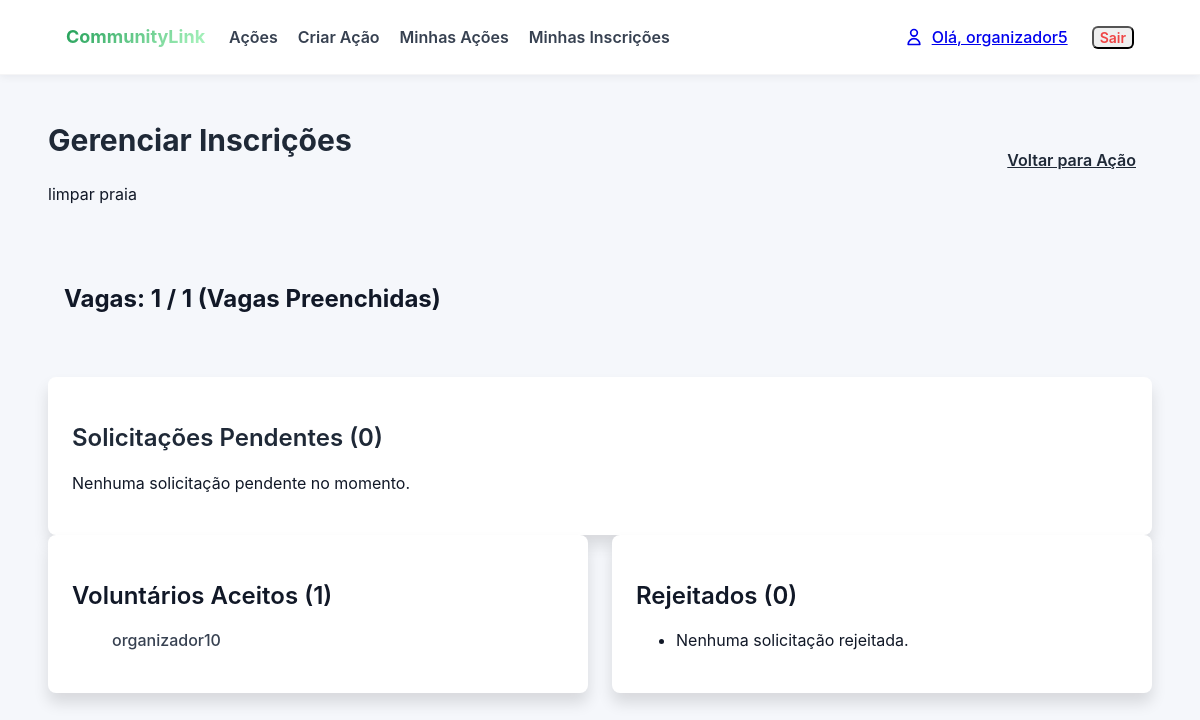
Screenshot of /acoes/6/gerenciar/ (signed in) with the database file from the repository.
### acoes/models.py (models this page shows, shortened)
class Acao(models.Model):
    titulo = models.CharField(max_length=200)
    descricao = models.TextField()
    data = models.DateTimeField() # Armazena data e hora
    local = models.CharField(max_length=255)
    numero_vagas = models.PositiveIntegerField()
    CATEGORIA_CHOICES = [
        ('SAUDE', 'Saúde'),
        ('EDUCACAO', 'Educação'),
        ('MEIO_AMBIENTE', 'Meio Ambiente'),
        ('ANIMAIS', 'Animais'),
        ('OUTRO', 'Outro'),
    ]
    categoria = models.CharField(max_length=50, choices=CATEGORIA_CHOICES, default='OUTRO')
    organizador = models.ForeignKey(
        User,
        on_delete=models.CASCADE,
        related_name='acoes_criadas' # Assim, podemos fazer: user.acoes_criadas.all()
    )
    voluntarios = models.ManyToManyField(
        User,
        through='Inscricao',         # O nome do modelo intermediário
        related_name='acoes_inscritas', # Assim, podemos fazer: user.acoes_inscritas.all()
        blank=True                   # A ação pode começar sem nenhum voluntário
    )
    notas_organizador = models.TextField(blank=True, null=True, help_text="Notas privadas do organizador sobre a execução da ação.")
    @property
    def ja_aconteceu(self):
        return self.data < timezone.now()
    @property
    def vagas_preenchidas(self):
        return self.inscricao_set.filter(status='ACEITO').count()
    @property
    def esta_cheia(self):
        return self.vagas_preenchidas >= self.numero_vagas
    def get_absolute_url(self):
        return reverse('acoes:acao_detail', kwargs={'pk': self.pk})

class Inscricao(models.Model):
    STATUS_CHOICES = [
        ('PENDENTE', 'Pendente'),
        ('ACEITO', 'Aceito'),
        ('REJEITADO', 'Rejeitado'),
        ('CANCELADO', 'Cancelado'),
    ]
    acao = models.ForeignKey(Acao, on_delete=models.CASCADE)
    voluntario = models.ForeignKey(User, on_delete=models.CASCADE)
    status = models.CharField(max_length=10, choices=STATUS_CHOICES, default='PENDENTE')
    data_inscricao = models.DateTimeField(auto_now_add=True)
    comentario = models.TextField(blank=True, null=True)
    class Meta:
        unique_together = ('acao', 'voluntario')

### acoes/views.py (the view, shortened to what this page needs)
# urls.py: path('<int:pk>/gerenciar/', views.acao_manage, name='acao_manage'),
@login_required
def acao_manage(request, pk):
    acao = get_object_or_404(Acao, pk=pk)
    if acao.organizador != request.user and not request.user.is_superuser:
        messages.error(request, 'Você não tem permissão para gerenciar esta ação.')
        return redirect(acao.get_absolute_url())
    solicitacoes_pendentes = acao.inscricao_set.filter(status='PENDENTE').order_by('data_inscricao')
    solicitacoes_aceitas = acao.inscricao_set.filter(status='ACEITO').order_by('voluntario__username')
    solicitacoes_rejeitadas = acao.inscricao_set.filter(status='REJEITADO').order_by('voluntario__username')
    context = {
        'acao': acao,
        'pendentes': solicitacoes_pendentes,
        'aceitas': solicitacoes_aceitas,
        'rejeitadas': solicitacoes_rejeitadas,
    }
    return render(request, 'acoes/acao_manage.html', context)

### acoes/context_processors.py (called while the page is built)
def auth_groups_processor(request):
    is_organizador = False
    is_voluntario = False
    unread_notification_count = 0 # Valor padrão
    if request.user.is_authenticated:
        is_organizador = request.user.groups.filter(name='Organizadores').exists()
        is_voluntario = request.user.groups.filter(name='Voluntarios').exists()
        unread_notification_count = Notificacao.objects.filter(
            destinatario=request.user,
            lida=False
        ).count()
    return {
        'is_organizador': is_organizador,
        'is_voluntario': is_voluntario,
        'unread_notification_count': unread_notification_count
    }

### acoes/templates/acoes/acao_manage.html (shortened to what this page needs)
{% extends 'acoes/base.html' %}
{% block content %}
    <div class="flex justify-between items-center mb-6">
        <div>
            <h1 class="text-3xl font-bold text-gray-800">Gerenciar Inscrições</h1>
            <p class="text-xl text-gray-600">{{ acao.titulo }}</p>
        </div>
        <a href="{{ acao.get_absolute_url }}" class="px-4 py-2 bg-gray-200 hover:bg-gray-300 text-gray-800 font-semibold rounded-lg transition duration-300">
            Voltar para Ação
        </a>
    </div>
    <div class="bg-blue-100 text-blue-800 p-4 rounded-lg mb-6">
        <h2 class="font-bold text-lg">
            Vagas: {{ acao.vagas_preenchidas }} / {{ acao.numero_vagas }}
            {% if acao.esta_cheia %}(Vagas Preenchidas){% endif %}
        </h2>
    </div>
    <div class="bg-white rounded-lg shadow-xl p-6 mb-8">
        <h2 class="text-2xl font-semibold text-gray-800 mb-4">Solicitações Pendentes ({{ pendentes.count }})</h2>
        {% if not pendentes %}
            <p class="text-gray-600">Nenhuma solicitação pendente no momento.</p>
        {% endif %}
    </div>
    <div class="grid grid-cols-1 md:grid-cols-2 gap-6">
        <div class="bg-white rounded-lg shadow-xl p-6">
            <h2 class="text-2xl font-semibold text-green-700 mb-4">Voluntários Aceitos ({{ aceitas.count }})</h2>
            <ul class="space-y-2">
                {% for inscricao in aceitas %}
                    <li class="flex justify-between items-center border-b pb-2">
                        <span class="text-gray-700 font-medium">{{ inscricao.voluntario.username }}</span>
                    </li>
                {% empty %}
                    <li class="text-gray-500">Nenhum voluntário aceito.</li>
                {% endfor %}
            </ul>
        </div>
        <div class="bg-white rounded-lg shadow-xl p-6">
            <h2 class="text-2xl font-semibold text-red-700 mb-4">Rejeitados ({{ rejeitadas.count }})</h2>
            <ul class="space-y-2">
                {% for inscricao in rejeitadas %}
                    <li class="text-gray-500 line-through">{{ inscricao.voluntario.username }}</li>
                {% empty %}
                    <li class="text-gray-500">Nenhuma solicitação rejeitada.</li>
                {% endfor %}
            </ul>
        </div>
    </div>
{% endblock %}

### acoes/templates/acoes/base.html (shortened to what this page needs)
<!DOCTYPE html>
{% load static %}
<html lang="pt-br">
<head>
    <link rel="stylesheet" href="{% static 'css/style.css' %}">
</head>
<body>
    <nav class="site-nav">
        <div class="container">
            <div class="nav-row">
                <div class="nav-left">
                    <div>
                        <a href="{% url 'acoes:acao_list' %}" class="brand">
                            <span class="brand-text">CommunityLink</span>
                        </a>
                    </div>
                    <div class="nav-links">
                        <a href="{% url 'acoes:acao_list' %}" class="py-4 px-2 text-gray-700 hover:text-green-600 font-semibold">Ações</a>
                        {% if user.is_authenticated %}
                            {% if is_organizador or user.is_superuser %}
                            <a href="{% url 'acoes:acao_create' %}" class="py-4 px-2 text-gray-700 hover:text-green-600 font-semibold">Criar Ação</a>
                            <a href="{% url 'acoes:minhas_acoes' %}" class="py-4 px-2 text-gray-700 hover:text-green-600 font-semibold">Minhas Ações</a>
                            {% endif %}
                            <a href="{% url 'acoes:minhas_inscricoes' %}" class="py-4 px-2 text-gray-700 hover:text-green-600 font-semibold">Minhas Inscrições</a>
                        {% endif %}
                    </div>
                </div>
                <div class="nav-right">
                    {% if user.is_authenticated %}
                        <div class="flex items-center gap-4" style="display: inline-flex; align-items: center; gap: 1rem;">
                            <a href="{% url 'acoes:perfil' %}" class="flex items-center gap-2 py-2 px-2 text-gray-600 hover:text-green-600 transition group" style="display: flex; align-items: center; gap: 0.5rem;">
                                <span class="font-medium">Olá, {{ request.user.username }}</span>
                            </a>
                            <form method="post" action="{% url 'acoes:logout' %}" style="display:inline;">
                                <button type="submit" class="text-sm text-red-500 hover:text-red-700 font-semibold border border-red-200 hover:border-red-400 px-3 py-1 rounded transition" style="cursor: pointer;">
                                    Sair
                                </button>
                            </form>
                        </div>
                        {% else %}
                            <a href="{% url 'acoes:signin' %}" class="py-4 px-2 text-gray-700 hover:text-green-600 font-semibold">Entrar</a>
                            <a href="{% url 'acoes:signup' %}" class="py-4 px-2 text-gray-700 hover:text-green-600 font-semibold">Cadastrar</a>
                    {% endif %}
                </div>
            </div>
        </div>
    </nav>
    <main class="max-w-6xl mx-auto p-6">
        {% block content %}
        {% endblock %}
    </main>
</body>
</html>

### static/css/style.css (style rules this page uses)
:root { --bg: #f5f7fb; --card: #ffffff; --muted: #6b7280; --accent: #1f9d55; --accent-600: #15803d; --danger: #dc2626; --max-width: 1100px; --app-font: -apple-system, BlinkMacSystemFont, "Segoe UI", Roboto, "Helvetica Neue", Arial, sans-serif; }
* { box-sizing: border-box; }
html, body { height: 100%; }
body { margin: 0; font-family: var(--app-font); background: var(--bg); color: #111827; line-height: 1.45; -webkit-font-smoothing: antialiased; }
h1,h2,h3,h4,h5,h6, p, a, button, input, textarea, select, label, .btn, .badge, .brand-text, .card-title { font-family: inherit; }
.container { max-width: var(--max-width); margin: 0 auto; padding: 0 1rem; }
.site-nav { background: var(--card); box-shadow: 0 2px 8px rgba(15,23,42,0.06); border-bottom: 1px solid rgba(15,23,42,0.04); }
.site-nav .nav-row { display: flex; justify-content: space-between; align-items: center; padding: 0.6rem 0; }
.brand { text-decoration: none; display: inline-flex; align-items:center; }
.brand-text { font-weight: 700; background: linear-gradient(135deg, var(--accent) 0%, #b0f8c3 100%); -webkit-background-clip: text; -webkit-text-fill-color: transparent; background-clip: text; font-size: 1.125rem; }
.nav-left { display:flex; gap:1rem; align-items:center; }
.nav-links { display:flex; gap:0.25rem; align-items:center; }
.nav-links a { display:inline-block; padding:0.6rem 0.6rem; color: var(--muted); text-decoration:none; font-weight:600; border-radius:4px; }
.nav-right { display:flex; gap:0.5rem; align-items:center; }
a { transition: color .12s ease, background .12s ease; }
.bg-white { background: #ffffff !important; }
.text-gray-700 { color: #374151 !important; }
.text-gray-800 { color: #1f2937 !important; }
.text-red-500 { color: #ef4444 !important; }
.p-6 { padding: 1.5rem !important; }
.py-4 { padding-top: 1rem !important; padding-bottom: 1rem !important; }
.px-4 { padding-left: 1rem !important; padding-right: 1rem !important; }
.py-2 { padding-top: 0.5rem !important; padding-bottom: 0.5rem !important; }
.px-2 { padding-left: 0.5rem !important; padding-right: 0.5rem !important; }
.p-4 { padding: 1rem !important; }
.mb-6 { margin-bottom: 1.5rem !important; }
.mb-4 { margin-bottom: 1rem !important; }
.max-w-6xl { max-width: 72rem !important; }
.mx-auto { margin-left: auto !important; margin-right: auto !important; }
.text-sm { font-size: 0.875rem !important; }
.text-2xl { font-size: 1.5rem !important; }
.text-3xl { font-size: 1.875rem !important; }
.font-bold { font-weight: 700 !important; }
.font-semibold { font-weight: 600 !important; }
.font-medium { font-weight: 500 !important; }
.rounded-lg { border-radius: 0.5rem !important; }
.shadow-xl { box-shadow: 0 10px 15px rgba(0,0,0,0.12) !important; }
.transition { transition: all 0.2s ease-in-out !important; }
.duration-300 { transition-duration: 300ms !important; }
.flex { display:flex !important; }
.justify-between { justify-content: space-between !important; }
.items-center { align-items: center !important; }
.gap-6 { gap: 1.5rem !important; }
.gap-4 { gap: 1rem !important; }
.grid { display: grid !important; }
.grid-cols-1 { grid-template-columns: repeat(1, minmax(0,1fr)) !important; }
.md\:grid-cols-2 { grid-template-columns: repeat(2, minmax(0,1fr)); }
@media (min-width: 768px) { .md\:grid-cols-2 { grid-template-columns: repeat(2, minmax(0,1fr)) !important; } }
.rounded { border-radius: 0.375rem !important; }

### rows the page displays
Acao: titulo "limpar praia", vagas_preenchidas "1", numero_vagas "1"
Inscricao: voluntario.username "organizador10"

### other values shown
{{ request.user.username }} "organizador5"
{{ pendentes.count }} "0"
{{ aceitas.count }} "1"
{{ rejeitadas.count }} "0"
